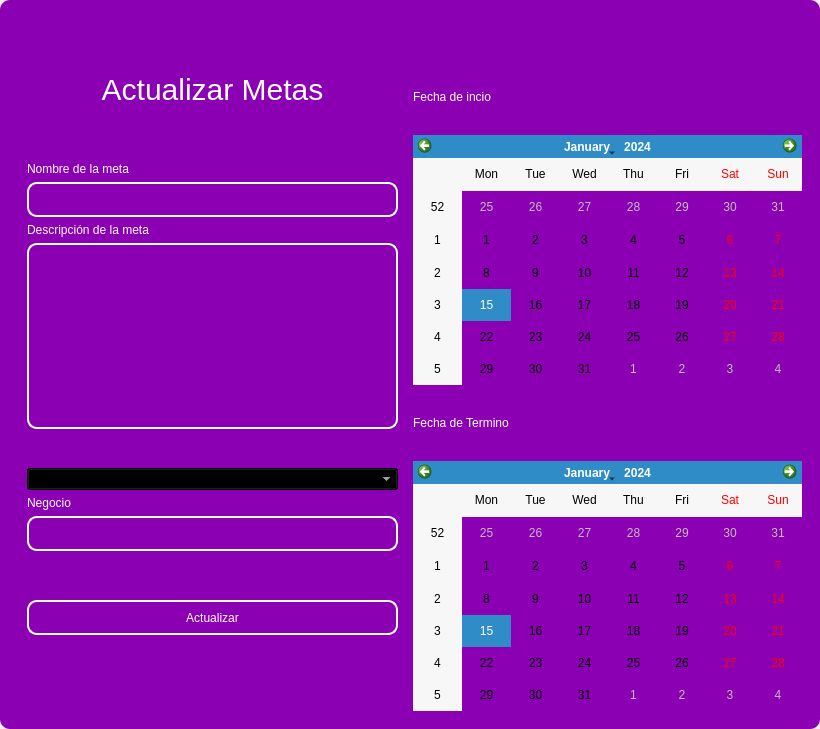
<?xml version="1.0" encoding="UTF-8"?>
<ui version="4.0">
 <class>MainWindow</class>
 <widget class="QMainWindow" name="MainWindow">
  <property name="geometry">
   <rect>
    <x>0</x>
    <y>0</y>
    <width>820</width>
    <height>729</height>
   </rect>
  </property>
  <property name="windowTitle">
   <string>MainWindow</string>
  </property>
  <property name="styleSheet">
   <string notr="true"/>
  </property>
  <widget class="QWidget" name="centralwidget">
   <property name="styleSheet">
    <string notr="true"/>
   </property>
   <layout class="QVBoxLayout" name="verticalLayout">
    <property name="spacing">
     <number>0</number>
    </property>
    <property name="leftMargin">
     <number>0</number>
    </property>
    <property name="topMargin">
     <number>0</number>
    </property>
    <property name="rightMargin">
     <number>0</number>
    </property>
    <property name="bottomMargin">
     <number>0</number>
    </property>
    <item>
     <widget class="QFrame" name="frame">
      <property name="enabled">
       <bool>true</bool>
      </property>
      <property name="styleSheet">
       <string notr="true">QFrame {
	border-radius:10px;
	background-color: rgb(140, 0, 179);
 }
</string>
      </property>
      <property name="frameShape">
       <enum>QFrame::StyledPanel</enum>
      </property>
      <property name="frameShadow">
       <enum>QFrame::Raised</enum>
      </property>
      <layout class="QVBoxLayout" name="verticalLayout_2">
       <item>
        <widget class="QFrame" name="frame_superior">
         <property name="minimumSize">
          <size>
           <width>0</width>
           <height>40</height>
          </size>
         </property>
         <property name="maximumSize">
          <size>
           <width>16777215</width>
           <height>40</height>
          </size>
         </property>
         <property name="styleSheet">
          <string notr="true">QPushButton{
border-radius:18px;
}

QPushButton:hover{
	background-color: rgb(0, 0, 0);
}
</string>
         </property>
         <property name="frameShape">
          <enum>QFrame::StyledPanel</enum>
         </property>
         <property name="frameShadow">
          <enum>QFrame::Raised</enum>
         </property>
         <layout class="QHBoxLayout" name="horizontalLayout_3">
          <property name="spacing">
           <number>4</number>
          </property>
          <property name="leftMargin">
           <number>0</number>
          </property>
          <property name="topMargin">
           <number>0</number>
          </property>
          <property name="rightMargin">
           <number>0</number>
          </property>
          <property name="bottomMargin">
           <number>0</number>
          </property>
          <item>
           <widget class="QPushButton" name="btn_icon">
            <property name="text">
             <string/>
            </property>
            <property name="iconSize">
             <size>
              <width>40</width>
              <height>40</height>
             </size>
            </property>
           </widget>
          </item>
          <item>
           <spacer name="horizontalSpacer_2">
            <property name="orientation">
             <enum>Qt::Horizontal</enum>
            </property>
            <property name="sizeHint" stdset="0">
             <size>
              <width>443</width>
              <height>20</height>
             </size>
            </property>
           </spacer>
          </item>
          <item>
           <widget class="QPushButton" name="bt_minimizar">
            <property name="minimumSize">
             <size>
              <width>38</width>
              <height>38</height>
             </size>
            </property>
            <property name="maximumSize">
             <size>
              <width>38</width>
              <height>38</height>
             </size>
            </property>
            <property name="cursor">
             <cursorShape>PointingHandCursor</cursorShape>
            </property>
            <property name="text">
             <string/>
            </property>
            <property name="icon">
             <iconset>
              <normaloff>image/minus.svg</normaloff>image/minus.svg</iconset>
            </property>
            <property name="iconSize">
             <size>
              <width>38</width>
              <height>38</height>
             </size>
            </property>
           </widget>
          </item>
          <item>
           <widget class="QPushButton" name="bt_maximizar">
            <property name="minimumSize">
             <size>
              <width>38</width>
              <height>38</height>
             </size>
            </property>
            <property name="maximumSize">
             <size>
              <width>38</width>
              <height>38</height>
             </size>
            </property>
            <property name="cursor">
             <cursorShape>PointingHandCursor</cursorShape>
            </property>
            <property name="text">
             <string/>
            </property>
            <property name="icon">
             <iconset>
              <normaloff>image/chevron-up.svg</normaloff>image/chevron-up.svg</iconset>
            </property>
            <property name="iconSize">
             <size>
              <width>38</width>
              <height>38</height>
             </size>
            </property>
           </widget>
          </item>
          <item>
           <widget class="QPushButton" name="bt_restaurar">
            <property name="minimumSize">
             <size>
              <width>38</width>
              <height>38</height>
             </size>
            </property>
            <property name="maximumSize">
             <size>
              <width>38</width>
              <height>38</height>
             </size>
            </property>
            <property name="cursor">
             <cursorShape>PointingHandCursor</cursorShape>
            </property>
            <property name="text">
             <string/>
            </property>
            <property name="icon">
             <iconset>
              <normaloff>image/chevron-down.svg</normaloff>image/chevron-down.svg</iconset>
            </property>
            <property name="iconSize">
             <size>
              <width>38</width>
              <height>38</height>
             </size>
            </property>
           </widget>
          </item>
          <item>
           <widget class="QPushButton" name="bt_cerrar">
            <property name="minimumSize">
             <size>
              <width>38</width>
              <height>38</height>
             </size>
            </property>
            <property name="maximumSize">
             <size>
              <width>38</width>
              <height>38</height>
             </size>
            </property>
            <property name="cursor">
             <cursorShape>PointingHandCursor</cursorShape>
            </property>
            <property name="text">
             <string/>
            </property>
            <property name="icon">
             <iconset>
              <normaloff>image/x.svg</normaloff>image/x.svg</iconset>
            </property>
            <property name="iconSize">
             <size>
              <width>38</width>
              <height>38</height>
             </size>
            </property>
           </widget>
          </item>
         </layout>
        </widget>
       </item>
       <item>
        <widget class="QFrame" name="frame_3">
         <property name="styleSheet">
          <string notr="true">QLabel {
	color: rgb(255, 255, 254);
	font: 12pt &quot;Arial&quot;;
	background-color: rgba(0, 0, 0,0);
}

QTextEdit{
background-color: rgba(0, 0, 0,0);
border-radius:10px; 
font: 12pt &quot;Arial&quot;;
color: rgb(255, 255, 254);
border: 2px solid  rgb(255, 255, 255);

}

QTextEdit:hover{
background-color: rgba(0, 0, 0,0);
border-radius:10px; 
font: 12pt &quot;Arial&quot;;
border: 2px solid  rgb(120, 0, 171);
}

QTextEdit:focus{
background-color: rgb(0, 0, 0);
border-radius:10px; 
font: 12pt &quot;Arial&quot;;
border: 2px solid rgb(120, 0, 171);
}

QLineEdit{
background-color: rgba(0, 0, 0,0);
border-radius:10px; 
font: 12pt &quot;Arial&quot;;
color: rgb(255, 255, 254);
border: 2px solid  rgb(255, 255, 255);

}

QLineEdit:hover{
background-color: rgba(0, 0, 0,0);
border-radius:10px; 
font: 12pt &quot;Arial&quot;;
border: 2px solid  rgb(120, 0, 171);
}

QLineEdit:focus{
background-color: rgb(0, 0, 0);
border-radius:10px; 
font: 12pt &quot;Arial&quot;;
border: 2px solid rgb(120, 0, 171);
}

QCheckBox{
	font: 12pt &quot;Arial&quot;;
	color: rgb(255, 255, 255);
}

QCheckBox::indicator {
    width: 18px;
    height:18px;
}

QCheckBox::indicator:unchecked {
   background-image: url(image/square.svg);
}

QCheckBox::indicator:checked {
   background-image: url(image/check-square.svg);
}

QPushButton{
border-radius:10px; 
font: 12pt &quot;Arial&quot;;
color: rgb(255, 255, 254);
border: 2px solid #ffffff;
}

QPushButton:hover{
border-radius:10px; 
font: 12pt &quot;Arial&quot;;
color: rgb(255, 255, 255);
border: 2px solid rgb(120, 0, 171);
	background-color: rgb(120, 0, 171);
}
</string>
         </property>
         <property name="frameShape">
          <enum>QFrame::StyledPanel</enum>
         </property>
         <property name="frameShadow">
          <enum>QFrame::Raised</enum>
         </property>
         <layout class="QHBoxLayout" name="horizontalLayout_4">
          <item>
           <layout class="QVBoxLayout" name="verticalLayout_4">
            <item>
             <widget class="QLabel" name="label_3">
              <property name="minimumSize">
               <size>
                <width>100</width>
                <height>50</height>
               </size>
              </property>
              <property name="styleSheet">
               <string notr="true">font-size: 30px;
color: rgb(255, 255, 255);</string>
              </property>
              <property name="text">
               <string>Actualizar Metas</string>
              </property>
              <property name="alignment">
               <set>Qt::AlignCenter</set>
              </property>
             </widget>
            </item>
            <item>
             <widget class="QFrame" name="frame_4">
              <property name="maximumSize">
               <size>
                <width>400</width>
                <height>600</height>
               </size>
              </property>
              <property name="styleSheet">
               <string notr="true">QLabel {
	color: rgb(255, 255, 254);
	font: 12pt &quot;Arial&quot;;
	background-color: rgba(0, 0, 0,0);
}

QTextEdit{
background-color: rgba(0, 0, 0,0);
border-radius:10px; 
font: 12pt &quot;Arial&quot;;
color: rgb(255, 255, 254);
border: 2px solid  rgb(255, 255, 255);

}

QTextEdit:hover{
background-color: rgba(0, 0, 0,0);
border-radius:10px; 
font: 12pt &quot;Arial&quot;;
border: 2px solid  rgb(120, 0, 171);
}

QTextEdit:focus{
background-color: rgb(0, 0, 0);
border-radius:10px; 
font: 12pt &quot;Arial&quot;;
border: 2px solid rgb(120, 0, 171);
}

QLineEdit{
background-color: rgba(0, 0, 0,0);
border-radius:10px; 
font: 12pt &quot;Arial&quot;;
color: rgb(255, 255, 254);
border: 2px solid  rgb(255, 255, 255);

}

QLineEdit:hover{
background-color: rgba(0, 0, 0,0);
border-radius:10px; 
font: 12pt &quot;Arial&quot;;
border: 2px solid  rgb(120, 0, 171);
}

QLineEdit:focus{
background-color: rgb(0, 0, 0);
border-radius:10px; 
font: 12pt &quot;Arial&quot;;
border: 2px solid rgb(120, 0, 171);
}

QCheckBox{
	font: 12pt &quot;Arial&quot;;
	color: rgb(255, 255, 255);
}

QCheckBox::indicator {
    width: 18px;
    height:18px;
}

QCheckBox::indicator:unchecked {
   background-image: url(image/square.svg);
}

QCheckBox::indicator:checked {
   background-image: url(image/check-square.svg);
}

QPushButton{
border-radius:10px; 
font: 12pt &quot;Arial&quot;;
color: rgb(255, 255, 254);
border: 2px solid #ffffff;
}

QPushButton:hover{
border-radius:10px; 
font: 12pt &quot;Arial&quot;;
color: rgb(255, 255, 255);
border: 2px solid rgb(120, 0, 171);
	background-color: rgb(120, 0, 171);
}
</string>
              </property>
              <property name="frameShape">
               <enum>QFrame::StyledPanel</enum>
              </property>
              <property name="frameShadow">
               <enum>QFrame::Raised</enum>
              </property>
              <layout class="QVBoxLayout" name="verticalLayout_3">
               <item>
                <spacer name="verticalSpacer_3">
                 <property name="orientation">
                  <enum>Qt::Vertical</enum>
                 </property>
                 <property name="sizeHint" stdset="0">
                  <size>
                   <width>20</width>
                   <height>40</height>
                  </size>
                 </property>
                </spacer>
               </item>
               <item>
                <widget class="QLabel" name="label_4">
                 <property name="text">
                  <string>Nombre de la meta</string>
                 </property>
                </widget>
               </item>
               <item>
                <widget class="QLineEdit" name="nametxt">
                 <property name="minimumSize">
                  <size>
                   <width>0</width>
                   <height>35</height>
                  </size>
                 </property>
                 <property name="text">
                  <string/>
                 </property>
                </widget>
               </item>
               <item>
                <widget class="QLabel" name="label_7">
                 <property name="text">
                  <string>Descripción de la meta</string>
                 </property>
                </widget>
               </item>
               <item>
                <widget class="QTextEdit" name="descriptiontxt"/>
               </item>
               <item>
                <spacer name="verticalSpacer_4">
                 <property name="orientation">
                  <enum>Qt::Vertical</enum>
                 </property>
                 <property name="sizeHint" stdset="0">
                  <size>
                   <width>20</width>
                   <height>40</height>
                  </size>
                 </property>
                </spacer>
               </item>
               <item>
                <widget class="QComboBox" name="status_combobox">
                 <property name="styleSheet">
                  <string notr="true">color: rgb(255, 255, 255);
background-color: rgb(0, 0, 0);</string>
                 </property>
                </widget>
               </item>
               <item>
                <widget class="QLabel" name="label_5">
                 <property name="text">
                  <string>Negocio</string>
                 </property>
                </widget>
               </item>
               <item>
                <widget class="QLineEdit" name="name_businesstxt">
                 <property name="enabled">
                  <bool>false</bool>
                 </property>
                 <property name="minimumSize">
                  <size>
                   <width>0</width>
                   <height>35</height>
                  </size>
                 </property>
                </widget>
               </item>
               <item>
                <spacer name="verticalSpacer_9">
                 <property name="orientation">
                  <enum>Qt::Vertical</enum>
                 </property>
                 <property name="sizeHint" stdset="0">
                  <size>
                   <width>20</width>
                   <height>50</height>
                  </size>
                 </property>
                </spacer>
               </item>
               <item>
                <widget class="QPushButton" name="btn_update">
                 <property name="minimumSize">
                  <size>
                   <width>0</width>
                   <height>35</height>
                  </size>
                 </property>
                 <property name="cursor">
                  <cursorShape>PointingHandCursor</cursorShape>
                 </property>
                 <property name="text">
                  <string>Actualizar</string>
                 </property>
                </widget>
               </item>
               <item>
                <spacer name="verticalSpacer_7">
                 <property name="orientation">
                  <enum>Qt::Vertical</enum>
                 </property>
                 <property name="sizeHint" stdset="0">
                  <size>
                   <width>20</width>
                   <height>40</height>
                  </size>
                 </property>
                </spacer>
               </item>
               <item>
                <spacer name="verticalSpacer_8">
                 <property name="orientation">
                  <enum>Qt::Vertical</enum>
                 </property>
                 <property name="sizeHint" stdset="0">
                  <size>
                   <width>20</width>
                   <height>40</height>
                  </size>
                 </property>
                </spacer>
               </item>
              </layout>
             </widget>
            </item>
           </layout>
          </item>
          <item>
           <layout class="QVBoxLayout" name="verticalLayout_5">
            <property name="rightMargin">
             <number>0</number>
            </property>
            <item>
             <widget class="QLabel" name="label">
              <property name="text">
               <string>Fecha de incio</string>
              </property>
             </widget>
            </item>
            <item>
             <widget class="QCalendarWidget" name="start_datetxt">
              <property name="maximumSize">
               <size>
                <width>16777215</width>
                <height>250</height>
               </size>
              </property>
              <property name="styleSheet">
               <string notr="true">/* calendar_style.qss */

QCalendarWidget QAbstractItemView {
    selection-background-color: #ff9800; /* Color de fondo de la selección */
    background-color: #ffffff; /* Color de fondo */
    color: #000000; /* Color del texto */
    gridline-color: #e0e0e0; /* Color de las líneas de la cuadrícula */
}

QCalendarWidget QWidget#qt_calendar_navigationbar {
    background-color: #3f51b5; /* Color de fondo de la barra de navegación */
    color: #ffffff; /* Color del texto de la barra de navegación */
}



    background-color: #5c6bc0; /* Color de fondo de los botones al</string>
              </property>
             </widget>
            </item>
            <item>
             <widget class="QLabel" name="label_2">
              <property name="text">
               <string>Fecha de Termino</string>
              </property>
             </widget>
            </item>
            <item>
             <widget class="QCalendarWidget" name="end_datetxt">
              <property name="minimumSize">
               <size>
                <width>0</width>
                <height>10</height>
               </size>
              </property>
              <property name="maximumSize">
               <size>
                <width>16777215</width>
                <height>250</height>
               </size>
              </property>
              <property name="styleSheet">
               <string notr="true">/* calendar_style.qss */

QCalendarWidget QAbstractItemView {
    selection-background-color: #ff9800; /* Color de fondo de la selección */
    background-color: #ffffff; /* Color de fondo */
    color: #000000; /* Color del texto */
    gridline-color: #e0e0e0; /* Color de las líneas de la cuadrícula */
}

QCalendarWidget QWidget#qt_calendar_navigationbar {
    background-color: #3f51b5; /* Color de fondo de la barra de navegación */
    color: #ffffff; /* Color del texto de la barra de navegación */
}



    background-color: #5c6bc0; /* Color de fondo de los botones al</string>
              </property>
             </widget>
            </item>
           </layout>
          </item>
         </layout>
        </widget>
       </item>
      </layout>
     </widget>
    </item>
   </layout>
  </widget>
 </widget>
 <resources/>
 <connections/>
</ui>
